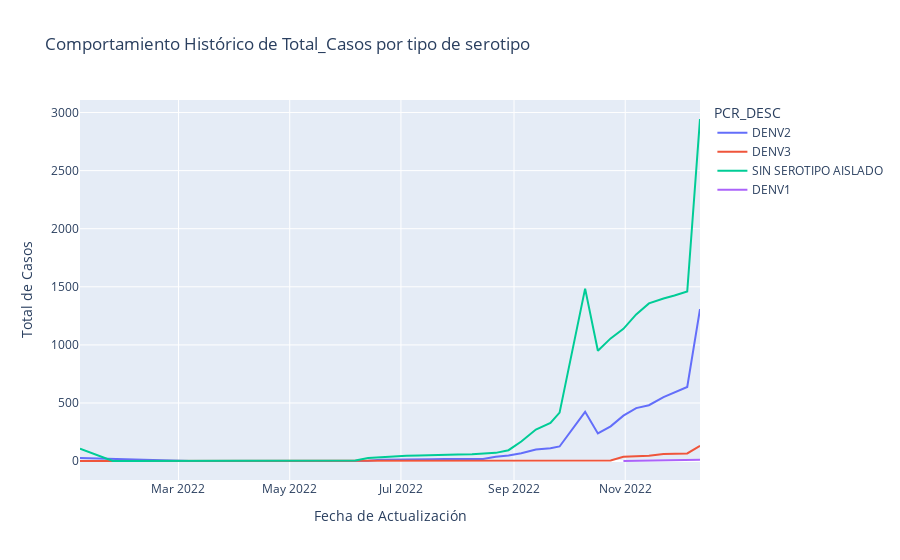

The notebook cell this image was saved under:
### Code cell
# Crea la gráfica interactiva con Plotly Express
fig = px.line(df_pcr_hist, x='FECHA_ACTUALIZACION', y='TOTAL_CASOS', color='PCR_DESC',
              labels={'TOTAL_CASOS': 'Total de Casos', 'FECHA_ACTUALIZACION': 'Fecha de Actualización'},
              title='Comportamiento Histórico de Total_Casos por tipo de serotipo')

# Muestra la gráfica interactiva
fig.show()

### Figure 1 — Plotly figure (JSON) as saved in the notebook; plotly's stock layout.template omitted (floating-point values rounded to 4 significant figures)
{"data": [{"hovertemplate": "PCR_DESC=DENV2<br>Fecha de Actualización=%{x}<br>Total de Casos=%{y}<extra></extra>", "legendgroup": "DENV2", "line": {"color": "#636efa", "dash": "solid"}, "marker": {"symbol": "circle"}, "mode": "lines", "name": "DENV2", "orientation": "v", "showlegend": true, "type": "scatter", "x": ["2022-01-06", "2022-02-28", "2022-03-07", "2022-03-14", "2022-03-22", "2022-03-28", "2022-04-04", "2022-04-11", "2022-04-18", "2022-04-25", "2022-05-02", "2022-05-09", "2022-05-16", "2022-05-23", "2022-05-30", "2022-06-06", "2022-06-13", "2022-06-20", "2022-06-27", "2022-07-04", "2022-07-11", "2022-07-18", "2022-07-25", "2022-08-01", "2022-08-09", "2022-08-15", "2022-08-22", "2022-08-29", "2022-09-05", "2022-09-13", "2022-09-21", "2022-09-26", "2022-10-10", "2022-10-17", "2022-10-24", "2022-10-31", "2022-11-07", "2022-11-14", "2022-11-22", "2022-11-28", "2022-12-05", "2022-12-12"], "xaxis": "x", "y": [26, 1, 1, 1, 1, 1, 1, 1, 1, 1, 1, 1, 2, 2, 3, 3, 4, 11, 11, 12, 15, 16, 19, 20, 18, 18, 38, 48, 67, 99, 110, 126, 424, 238, 299, 391, 456, 481, 551, 591, 638, 1308], "yaxis": "y"}, {"hovertemplate": "PCR_DESC=DENV3<br>Fecha de Actualización=%{x}<br>Total de Casos=%{y}<extra></extra>", "legendgroup": "DENV3", "line": {"color": "#EF553B", "dash": "solid"}, "marker": {"symbol": "circle"}, "mode": "lines", "name": "DENV3", "orientation": "v", "showlegend": true, "type": "scatter", "x": ["2022-01-06", "2022-10-10", "2022-10-17", "2022-10-24", "2022-10-31", "2022-11-07", "2022-11-14", "2022-11-22", "2022-11-28", "2022-12-05", "2022-12-12"], "xaxis": "x", "y": [1, 2, 1, 6, 38, 43, 47, 62, 65, 66, 132], "yaxis": "y"}, {"hovertemplate": "PCR_DESC=SIN SEROTIPO AISLADO<br>Fecha de Actualización=%{x}<br>Total de Casos=%{y}<extra></extra>", "legendgroup": "SIN SEROTIPO AISLADO", "line": {"color": "#00cc96", "dash": "solid"}, "marker": {"symbol": "circle"}, "mode": "lines", "name": "SIN SEROTIPO AISLADO", "orientation": "v", "showlegend": true, "type": "scatter", "x": ["2022-01-06", "2022-01-24", "2022-01-31", "2022-02-08", "2022-02-14", "2022-02-28", "2022-03-07", "2022-03-14", "2022-03-22", "2022-03-28", "2022-04-04", "2022-04-11", "2022-04-18", "2022-04-25", "2022-05-02", "2022-05-09", "2022-05-16", "2022-05-23", "2022-05-30", "2022-06-06", "2022-06-13", "2022-06-20", "2022-06-27", "2022-07-04", "2022-07-11", "2022-07-18", "2022-07-25", "2022-08-01", "2022-08-09", "2022-08-15", "2022-08-22", "2022-08-29", "2022-09-05", "2022-09-13", "2022-09-21", "2022-09-26", "2022-10-10", "2022-10-17", "2022-10-24", "2022-10-31", "2022-11-07", "2022-11-14", "2022-11-22", "2022-11-28", "2022-12-05", "2022-12-12"], "xaxis": "x", "y": [108, 1, 1, 1, 2, 2, 2, 2, 3, 3, 3, 3, 3, 3, 3, 3, 3, 3, 4, 6, 26, 34, 39, 46, 48, 49, 50, 57, 59, 67, 71, 94, 169, 272, 328, 417, 1484, 950, 1056, 1138, 1262, 1357, 1400, 1425, 1459, 2944], "yaxis": "y"}, {"hovertemplate": "PCR_DESC=DENV1<br>Fecha de Actualización=%{x}<br>Total de Casos=%{y}<extra></extra>", "legendgroup": "DENV1", "line": {"color": "#ab63fa", "dash": "solid"}, "marker": {"symbol": "circle"}, "mode": "lines", "name": "DENV1", "orientation": "v", "showlegend": true, "type": "scatter", "x": ["2022-10-31", "2022-11-07", "2022-11-14", "2022-11-22", "2022-11-28", "2022-12-05", "2022-12-12"], "xaxis": "x", "y": [1, 2, 3, 5, 5, 6, 12], "yaxis": "y"}], "layout": {"legend": {"title": {"text": "PCR_DESC"}, "tracegroupgap": 0}, "title": {"text": "Comportamiento Histórico de Total_Casos por tipo de serotipo"}, "xaxis": {"anchor": "y", "domain": [0, 1], "title": {"text": "Fecha de Actualización"}}, "yaxis": {"anchor": "x", "domain": [0, 1], "title": {"text": "Total de Casos"}}}}
